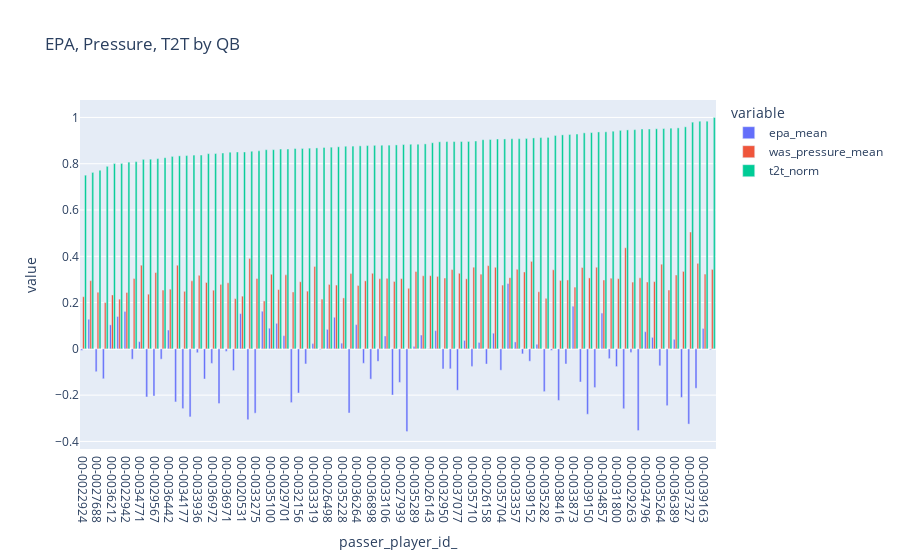

Notebook code for this chart:
### Code cell
filtered_result.sort_values(by='t2t_norm', inplace=True)
fig = px.bar(
    filtered_result,
    x='passer_player_id_',   # X-axis: offense formation
    y=['epa_mean', 'was_pressure_mean', 't2t_norm'],  # Y-axis: total yards gained
    hover_data=['passer_player_name_<lambda>'],
    title="EPA, Pressure, T2T by QB",
    barmode="group",
)

# Show the plot
fig.show()

### Figure 1 — Plotly figure (JSON) as saved in the notebook; plotly's stock layout.template omitted (floating-point values rounded to 4 significant figures)
{"data": [{"alignmentgroup": "True", "customdata": [["B.Roethlisberger"], ["R.Fitzpatrick"], ["C.McCoy"], ["B.Allen"], ["T.Tagovailoa"], ["T.Brady"], ["P.Rivers"], ["C.Rush"], ["M.Rudolph"], ["D.Haskins"], ["N.Foles"], ["A.Dalton"], ["J.Burrow"], ["J.Driskel"], ["T.Boyle"], ["M.Glennon"], ["C.Beathard"], ["A.Smith"], ["M.Jones"], ["C.Keenum"], ["T.Lawrence"], ["T.Huntley"], ["D.Brees"], ["J.Luton"], ["P.Walker"], ["A.Rodgers"], ["J.Browning"], ["J.Garoppolo"], ["R.Tannehill"], ["B.Zappe"], ["T.Siemian"], ["D.Ridder"], ["N.Mullens"], ["M.Trubisky"], ["M.Stafford"], ["D.Prescott"], ["K.Murray"], ["B.Rypien"], ["J.Love"], ["A.O'Connell"], ["D.Mills"], ["M.White"], ["J.Goff"], ["K.Allen"], ["C.Newton"], ["D.Thompson-Robinson"], ["G.Minshew"], ["T.Bridgewater"], ["M.Ryan"], ["J.Herbert"], ["C.Wentz"], ["T.Taylor"], ["S.Howell"], ["D.Carr"], ["D.Jones"], ["G.Smith"], ["J.Flacco"], ["K.Cousins"], ["D.Lock"], ["B.Purdy"], ["T.Hill"], ["J.Winston"], ["W.Levis"], ["B.Mayfield"], ["E.Stick"], ["J.Brissett"], ["T.Bagent"], ["K.Pickett"], ["P.Mahomes"], ["S.Darnold"], ["B.Young"], ["J.Dobbs"], ["J.Allen"], ["M.Mariota"], ["T.Heinicke"], ["J.Wolford"], ["R.Wilson"], ["S.Ehlinger"], ["L.Jackson"], ["D.Watson"], ["J.Stidham"], ["T.DeVito"], ["J.Hurts"], ["Z.Wilson"], ["S.Thompson"], ["J.Fields"], ["C.Stroud"], ["T.Lance"]], "hovertemplate": "variable=epa_mean<br>passer_player_id_=%{x}<br>value=%{y}<br>passer_player_name_<lambda>=%{customdata[0]}<extra></extra>", "legendgroup": "epa_mean", "marker": {"color": "#636efa", "pattern": {"shape": ""}}, "name": "epa_mean", "offsetgroup": "epa_mean", "orientation": "v", "showlegend": true, "textposition": "auto", "type": "bar", "x": ["00-0022924", "00-0023682", "00-0027688", "00-0032434", "00-0036212", "00-0019596", "00-0022942", "00-0033662", "00-0034771", "00-0035232", "00-0029567", "00-0027973", "00-0036442", "00-0032436", "00-0034177", "00-0030520", "00-0033936", "00-0023436", "00-0036972", "00-0028986", "00-0036971", "00-0035993", "00-0020531", "00-0036312", "00-0033275", "00-0023459", "00-0035100", "00-0031345", "00-0029701", "00-0038108", "00-0032156", "00-0038122", "00-0033319", "00-0033869", "00-0026498", "00-0033077", "00-0035228", "00-0034955", "00-0036264", "00-0038579", "00-0036898", "00-0034401", "00-0033106", "00-0034577", "00-0027939", "00-0038583", "00-0035289", "00-0031237", "00-0026143", "00-0036355", "00-0032950", "00-0028118", "00-0037077", "00-0031280", "00-0035710", "00-0030565", "00-0026158", "00-0029604", "00-0035704", "00-0037834", "00-0033357", "00-0031503", "00-0039152", "00-0034855", "00-0035282", "00-0033119", "00-0038416", "00-0038102", "00-0033873", "00-0034869", "00-0039150", "00-0033949", "00-0034857", "00-0032268", "00-0031800", "00-0034899", "00-0029263", "00-0036879", "00-0034796", "00-0033537", "00-0035264", "00-0038476", "00-0036389", "00-0037013", "00-0037327", "00-0036945", "00-0039163", "00-0037012"], "xaxis": "x", "y": [-0.006538, 0.1281, -0.09865, -0.1293, 0.1037, 0.14, 0.1618, -0.04472, 0.0311, -0.2082, -0.2035, -0.04455, 0.08133, -0.2294, -0.2583, -0.294, -0.01672, -0.1303, -0.06281, -0.2364, -0.01104, -0.09376, 0.1523, -0.3062, -0.2779, 0.1626, 0.08928, 0.1104, 0.05699, -0.2322, -0.1908, -0.06524, 0.02268, -0.00268, 0.0842, 0.1365, 0.02465, -0.2771, 0.1048, -0.06246, -0.1309, -0.05399, 0.05567, -0.1994, -0.145, -0.3573, 0.01086, 0.05971, 0.001408, 0.07886, -0.08703, -0.08624, -0.1788, 0.03655, -0.07573, 0.02779, -0.06559, 0.06767, -0.09235, 0.2824, 0.03001, -0.02171, -0.05339, 0.01991, -0.1848, -0.006481, -0.2228, -0.06546, 0.1843, -0.1433, -0.2825, -0.1672, 0.1546, -0.04219, -0.0766, -0.2587, -0.0153, -0.3529, 0.07421, 0.04976, -0.07324, -0.2454, 0.04131, -0.2101, -0.3251, -0.1704, 0.08819, -0.003572], "yaxis": "y"}, {"alignmentgroup": "True", "customdata": [["B.Roethlisberger"], ["R.Fitzpatrick"], ["C.McCoy"], ["B.Allen"], ["T.Tagovailoa"], ["T.Brady"], ["P.Rivers"], ["C.Rush"], ["M.Rudolph"], ["D.Haskins"], ["N.Foles"], ["A.Dalton"], ["J.Burrow"], ["J.Driskel"], ["T.Boyle"], ["M.Glennon"], ["C.Beathard"], ["A.Smith"], ["M.Jones"], ["C.Keenum"], ["T.Lawrence"], ["T.Huntley"], ["D.Brees"], ["J.Luton"], ["P.Walker"], ["A.Rodgers"], ["J.Browning"], ["J.Garoppolo"], ["R.Tannehill"], ["B.Zappe"], ["T.Siemian"], ["D.Ridder"], ["N.Mullens"], ["M.Trubisky"], ["M.Stafford"], ["D.Prescott"], ["K.Murray"], ["B.Rypien"], ["J.Love"], ["A.O'Connell"], ["D.Mills"], ["M.White"], ["J.Goff"], ["K.Allen"], ["C.Newton"], ["D.Thompson-Robinson"], ["G.Minshew"], ["T.Bridgewater"], ["M.Ryan"], ["J.Herbert"], ["C.Wentz"], ["T.Taylor"], ["S.Howell"], ["D.Carr"], ["D.Jones"], ["G.Smith"], ["J.Flacco"], ["K.Cousins"], ["D.Lock"], ["B.Purdy"], ["T.Hill"], ["J.Winston"], ["W.Levis"], ["B.Mayfield"], ["E.Stick"], ["J.Brissett"], ["T.Bagent"], ["K.Pickett"], ["P.Mahomes"], ["S.Darnold"], ["B.Young"], ["J.Dobbs"], ["J.Allen"], ["M.Mariota"], ["T.Heinicke"], ["J.Wolford"], ["R.Wilson"], ["S.Ehlinger"], ["L.Jackson"], ["D.Watson"], ["J.Stidham"], ["T.DeVito"], ["J.Hurts"], ["Z.Wilson"], ["S.Thompson"], ["J.Fields"], ["C.Stroud"], ["T.Lance"]], "hovertemplate": "variable=was_pressure_mean<br>passer_player_id_=%{x}<br>value=%{y}<br>passer_player_name_<lambda>=%{customdata[0]}<extra></extra>", "legendgroup": "was_pressure_mean", "marker": {"color": "#EF553B", "pattern": {"shape": ""}}, "name": "was_pressure_mean", "offsetgroup": "was_pressure_mean", "orientation": "v", "showlegend": true, "textposition": "auto", "type": "bar", "x": ["00-0022924", "00-0023682", "00-0027688", "00-0032434", "00-0036212", "00-0019596", "00-0022942", "00-0033662", "00-0034771", "00-0035232", "00-0029567", "00-0027973", "00-0036442", "00-0032436", "00-0034177", "00-0030520", "00-0033936", "00-0023436", "00-0036972", "00-0028986", "00-0036971", "00-0035993", "00-0020531", "00-0036312", "00-0033275", "00-0023459", "00-0035100", "00-0031345", "00-0029701", "00-0038108", "00-0032156", "00-0038122", "00-0033319", "00-0033869", "00-0026498", "00-0033077", "00-0035228", "00-0034955", "00-0036264", "00-0038579", "00-0036898", "00-0034401", "00-0033106", "00-0034577", "00-0027939", "00-0038583", "00-0035289", "00-0031237", "00-0026143", "00-0036355", "00-0032950", "00-0028118", "00-0037077", "00-0031280", "00-0035710", "00-0030565", "00-0026158", "00-0029604", "00-0035704", "00-0037834", "00-0033357", "00-0031503", "00-0039152", "00-0034855", "00-0035282", "00-0033119", "00-0038416", "00-0038102", "00-0033873", "00-0034869", "00-0039150", "00-0033949", "00-0034857", "00-0032268", "00-0031800", "00-0034899", "00-0029263", "00-0036879", "00-0034796", "00-0033537", "00-0035264", "00-0038476", "00-0036389", "00-0037013", "00-0037327", "00-0036945", "00-0039163", "00-0037012"], "xaxis": "x", "y": [0.2254, 0.2948, 0.2447, 0.2, 0.233, 0.2149, 0.2439, 0.304, 0.3615, 0.2363, 0.3298, 0.254, 0.2579, 0.3614, 0.2486, 0.2939, 0.3178, 0.2869, 0.2535, 0.2787, 0.2854, 0.2171, 0.2277, 0.3909, 0.304, 0.2071, 0.3224, 0.2562, 0.3199, 0.2459, 0.2901, 0.2495, 0.3562, 0.215, 0.2783, 0.2757, 0.2201, 0.3253, 0.2739, 0.2939, 0.3266, 0.3032, 0.3048, 0.2912, 0.3036, 0.2617, 0.3341, 0.3158, 0.3164, 0.3132, 0.3061, 0.3427, 0.3266, 0.3027, 0.3529, 0.3228, 0.3596, 0.3525, 0.2756, 0.3078, 0.3439, 0.3323, 0.378, 0.2468, 0.2184, 0.3417, 0.2958, 0.2977, 0.2669, 0.3515, 0.3066, 0.3527, 0.2976, 0.3053, 0.3034, 0.4369, 0.2886, 0.3069, 0.289, 0.2906, 0.3659, 0.2543, 0.3193, 0.3347, 0.505, 0.3696, 0.3232, 0.3434], "yaxis": "y"}, {"alignmentgroup": "True", "customdata": [["B.Roethlisberger"], ["R.Fitzpatrick"], ["C.McCoy"], ["B.Allen"], ["T.Tagovailoa"], ["T.Brady"], ["P.Rivers"], ["C.Rush"], ["M.Rudolph"], ["D.Haskins"], ["N.Foles"], ["A.Dalton"], ["J.Burrow"], ["J.Driskel"], ["T.Boyle"], ["M.Glennon"], ["C.Beathard"], ["A.Smith"], ["M.Jones"], ["C.Keenum"], ["T.Lawrence"], ["T.Huntley"], ["D.Brees"], ["J.Luton"], ["P.Walker"], ["A.Rodgers"], ["J.Browning"], ["J.Garoppolo"], ["R.Tannehill"], ["B.Zappe"], ["T.Siemian"], ["D.Ridder"], ["N.Mullens"], ["M.Trubisky"], ["M.Stafford"], ["D.Prescott"], ["K.Murray"], ["B.Rypien"], ["J.Love"], ["A.O'Connell"], ["D.Mills"], ["M.White"], ["J.Goff"], ["K.Allen"], ["C.Newton"], ["D.Thompson-Robinson"], ["G.Minshew"], ["T.Bridgewater"], ["M.Ryan"], ["J.Herbert"], ["C.Wentz"], ["T.Taylor"], ["S.Howell"], ["D.Carr"], ["D.Jones"], ["G.Smith"], ["J.Flacco"], ["K.Cousins"], ["D.Lock"], ["B.Purdy"], ["T.Hill"], ["J.Winston"], ["W.Levis"], ["B.Mayfield"], ["E.Stick"], ["J.Brissett"], ["T.Bagent"], ["K.Pickett"], ["P.Mahomes"], ["S.Darnold"], ["B.Young"], ["J.Dobbs"], ["J.Allen"], ["M.Mariota"], ["T.Heinicke"], ["J.Wolford"], ["R.Wilson"], ["S.Ehlinger"], ["L.Jackson"], ["D.Watson"], ["J.Stidham"], ["T.DeVito"], ["J.Hurts"], ["Z.Wilson"], ["S.Thompson"], ["J.Fields"], ["C.Stroud"], ["T.Lance"]], "hovertemplate": "variable=t2t_norm<br>passer_player_id_=%{x}<br>value=%{y}<br>passer_player_name_<lambda>=%{customdata[0]}<extra></extra>", "legendgroup": "t2t_norm", "marker": {"color": "#00cc96", "pattern": {"shape": ""}}, "name": "t2t_norm", "offsetgroup": "t2t_norm", "orientation": "v", "showlegend": true, "textposition": "auto", "type": "bar", "x": ["00-0022924", "00-0023682", "00-0027688", "00-0032434", "00-0036212", "00-0019596", "00-0022942", "00-0033662", "00-0034771", "00-0035232", "00-0029567", "00-0027973", "00-0036442", "00-0032436", "00-0034177", "00-0030520", "00-0033936", "00-0023436", "00-0036972", "00-0028986", "00-0036971", "00-0035993", "00-0020531", "00-0036312", "00-0033275", "00-0023459", "00-0035100", "00-0031345", "00-0029701", "00-0038108", "00-0032156", "00-0038122", "00-0033319", "00-0033869", "00-0026498", "00-0033077", "00-0035228", "00-0034955", "00-0036264", "00-0038579", "00-0036898", "00-0034401", "00-0033106", "00-0034577", "00-0027939", "00-0038583", "00-0035289", "00-0031237", "00-0026143", "00-0036355", "00-0032950", "00-0028118", "00-0037077", "00-0031280", "00-0035710", "00-0030565", "00-0026158", "00-0029604", "00-0035704", "00-0037834", "00-0033357", "00-0031503", "00-0039152", "00-0034855", "00-0035282", "00-0033119", "00-0038416", "00-0038102", "00-0033873", "00-0034869", "00-0039150", "00-0033949", "00-0034857", "00-0032268", "00-0031800", "00-0034899", "00-0029263", "00-0036879", "00-0034796", "00-0033537", "00-0035264", "00-0038476", "00-0036389", "00-0037013", "00-0037327", "00-0036945", "00-0039163", "00-0037012"], "xaxis": "x", "y": [0.7505, 0.7625, 0.7718, 0.7888, 0.8006, 0.8013, 0.807, 0.8091, 0.8188, 0.8197, 0.8222, 0.8262, 0.8317, 0.834, 0.8353, 0.8373, 0.8376, 0.8436, 0.844, 0.8463, 0.8498, 0.8508, 0.8508, 0.8539, 0.8558, 0.8606, 0.8608, 0.8635, 0.8636, 0.8657, 0.866, 0.8673, 0.8683, 0.8703, 0.8715, 0.8732, 0.8755, 0.8762, 0.8772, 0.8784, 0.8795, 0.88, 0.8803, 0.8813, 0.8829, 0.8841, 0.8844, 0.8857, 0.8906, 0.8947, 0.8957, 0.8957, 0.8959, 0.8963, 0.8982, 0.9039, 0.9047, 0.9068, 0.9071, 0.908, 0.9081, 0.9093, 0.9116, 0.9129, 0.9137, 0.9221, 0.9247, 0.9263, 0.9281, 0.9334, 0.9346, 0.9374, 0.9378, 0.9405, 0.9441, 0.9461, 0.9472, 0.9501, 0.9502, 0.9511, 0.952, 0.9537, 0.9549, 0.9595, 0.9796, 0.9838, 0.9838, 1], "yaxis": "y"}], "layout": {"autosize": true, "barmode": "group", "legend": {"title": {"text": "variable"}, "tracegroupgap": 0}, "title": {"text": "EPA, Pressure, T2T by QB"}, "xaxis": {"anchor": "y", "autorange": true, "domain": [0, 1], "range": [-0.5, 87.5], "title": {"text": "passer_player_id_"}, "type": "category"}, "yaxis": {"anchor": "x", "autorange": true, "domain": [0, 1], "range": [-0.4327, 1.075], "title": {"text": "value"}, "type": "linear"}}}
